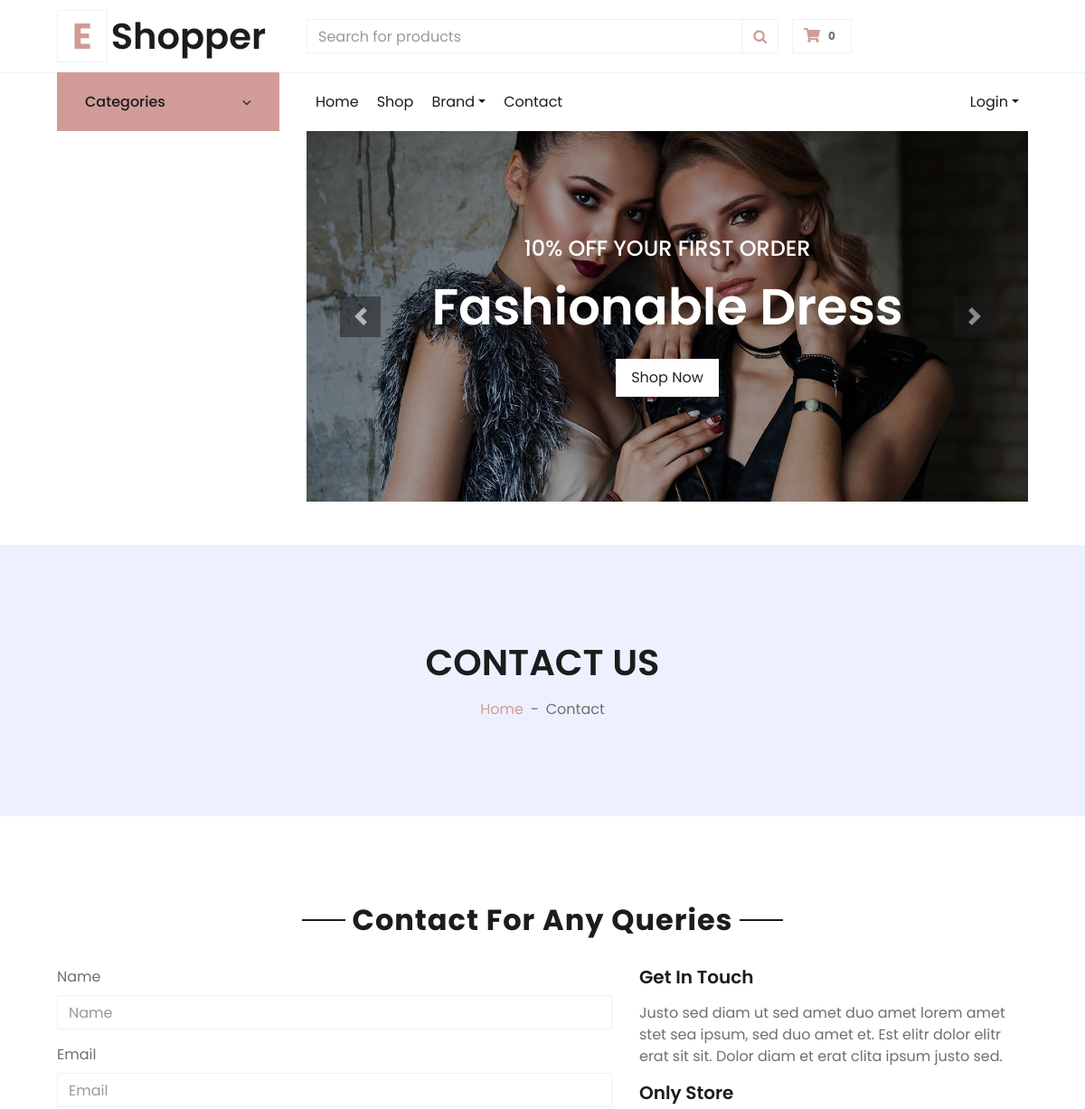
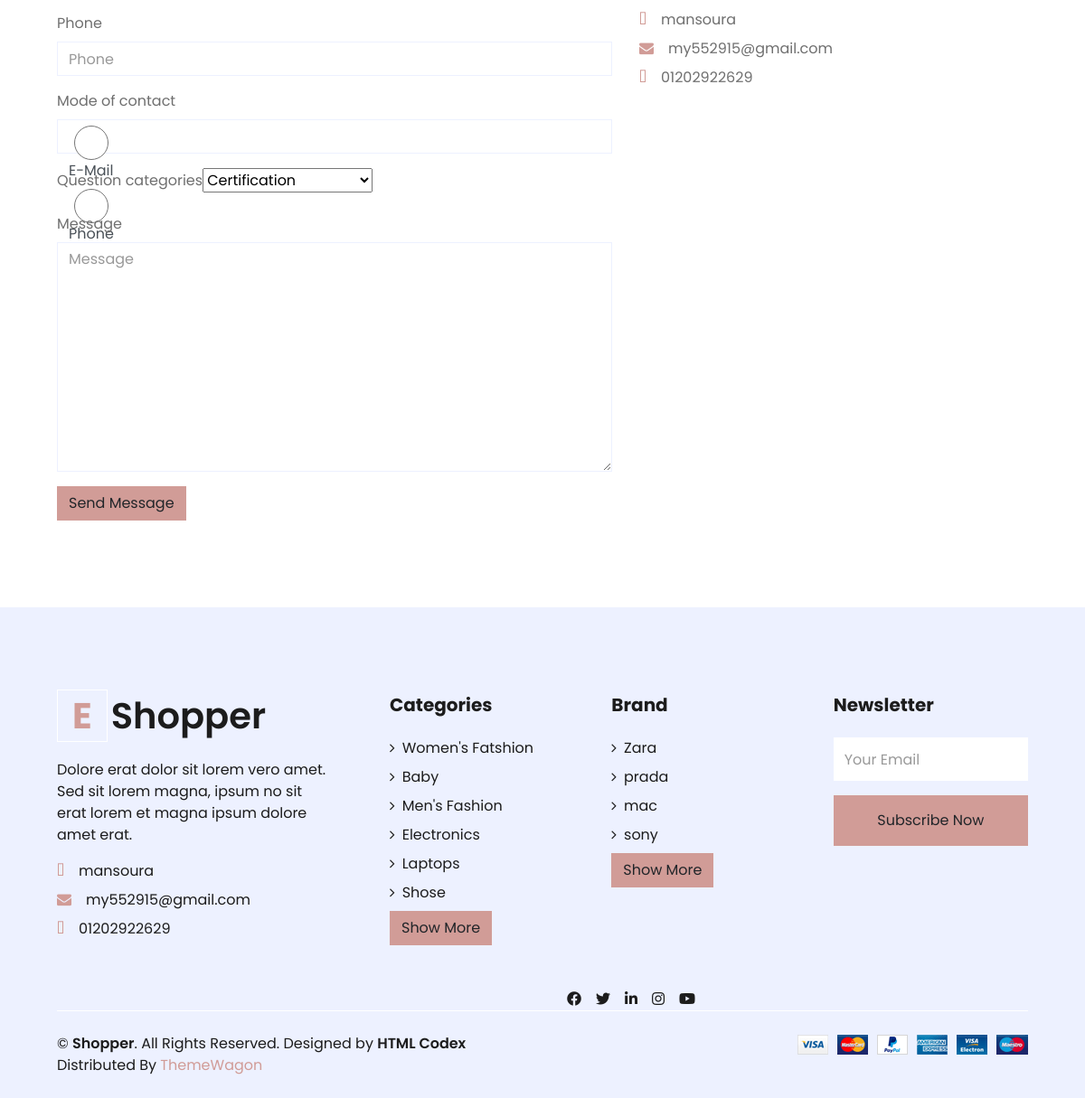
The app's page /contact with its own data (2 pictures, top to bottom).
### settings/models.py (models this page shows, shortened)
class Info(models.Model):
    site_name = models.CharField( max_length=50)
    description = models.TextField(max_length=1000)
    phone = models.CharField( max_length=30 , null=True, blank=True)
    email = models.EmailField( max_length=254 , null=True, blank=True)
    address = models.CharField( max_length=50 , null=True, blank=True)
    image = models.ImageField(upload_to='settings/', null=True, blank=True )
    fb_link = models.URLField( max_length=200)
    twitter_link = models.URLField( max_length=200)
    instagram_link = models.URLField( max_length=200)

class Brand(models.Model):
    BRDName = models.CharField(max_length=40)
    image = models.ImageField(upload_to='product/',blank=True, null=True)
    BRDDesc = models.TextField(blank=True, null=True)
    class Meta:
        verbose_name = _("Brand")
        verbose_name_plural = _("Brands")
    def __str__(self):
        return self.BRDName

### product/models.py (models this page shows)
class ProductCategory(models.Model):
    name = models.CharField(max_length=60)
    image = models.ImageField(upload_to='categoryimages/')
    def __str__(self):
        return self.name

### settings/views.py (the view, shortened to what this page needs)
# urls.py: path( 'contact',contact , name='contact' ),
def contact(request):
    site_info = Info.objects.last()
    form = ContactForm()
    context = {'form': form ,
               'site_info': site_info}
    return render(request,'settings/contact.html',context)

### settings/templates/settings/contact.html (shortened to what this page needs)
{% extends 'base.html' %}
{% load static %}
{% load django_bootstrap5 %}
{% block body %}
<div class="container-fluid bg-secondary mb-5">
    <div class="d-flex flex-column align-items-center justify-content-center" style="min-height: 300px">
        <h1 class="font-weight-semi-bold text-uppercase mb-3">Contact Us</h1>
        <div class="d-inline-flex">
            <p class="m-0"><a href="/">Home</a></p>
            <p class="m-0 px-2">-</p>
            <p class="m-0">Contact</p>
        </div>
    </div>
</div>
<div class="container-fluid pt-5">
    <div class="text-center mb-4">
        <h2 class="section-title px-5"><span class="px-2">Contact For Any Queries</span></h2>
    </div>
    <div class="row px-xl-5">
        <div class="col-lg-7 mb-5">
            <div class="contact-form">
                <form method="POST" enctype="multipart/form-data">
                    {% bootstrap_form form %}
                    {% bootstrap_button button_type="submit" content="Send Message" %}
                </form>
            </div>
        </div>
        <div class="col-lg-5 mb-5">
            <h5 class="font-weight-semi-bold mb-3">Get In Touch</h5>
            <p>Justo sed diam ut sed amet duo amet lorem amet stet sea ipsum, sed duo amet et. Est elitr dolor elitr
                erat sit sit. Dolor diam et erat clita ipsum justo sed.</p>
            <div class="d-flex flex-column mb-3">
                <h5 class="font-weight-semi-bold mb-3">Only Store </h5>
                <p class="mb-2"><i class="fa fa-map-marker-alt text-primary mr-3"></i>{{site_info.address}}</p>
                <p class="mb-2"><i class="fa fa-envelope text-primary mr-3"></i>{{site_info.email}}</p>
                <p class="mb-2"><i class="fa fa-phone-alt text-primary mr-3"></i>{{site_info.phone}}</p>
            </div>
        </div>
    </div>
</div>
{% endblock body %}

### templates/base.html (shortened to what this page needs)
{% load static %}
<!DOCTYPE html>
<html lang="en">
<head>
    <link href="https://cdnjs.cloudflare.com/ajax/libs/font-awesome/5.10.0/css/all.min.css" rel="stylesheet">
    <link rel="stylesheet" href="https://cdnjs.cloudflare.com/ajax/libs/font-awesome/4.7.0/css/font-awesome.min.css">
    <link href="{% static 'lib4/owlcarousel/assets/owl.carousel.min.css'%}" rel="stylesheet">
    <link href="{% static 'css4/style.css'%}" rel="stylesheet">
    <link href="{% static 'css4/review.css'%}" rel="stylesheet">
    <link href="{% static 'css4/custom.css'%}" rel="stylesheet">
</head>
<body>
    <div class="container-fluid">
        <div class="row align-items-center py-3 px-xl-5">
            <div class="col-lg-3 d-none d-lg-block">
                <a href="/" class="text-decoration-none">
                    <h1 class="m-0 display-5 font-weight-semi-bold"><span
                            class="text-primary font-weight-bold border px-3 mr-1">E</span>{{myfooter.site_name}}</h1>
                </a>
            </div>
            <div class="col-lg-6 col-6 text-left">
                <form action="{% url 'product:search' %}" method="GET">
                    <div class="input-group">
                        <input type="text" name="q" class="form-control" placeholder="Search for products">
                        <div class="input-group-append">
                            <span class="input-group-text bg-transparent text-primary">
                                <i class="fa fa-search"></i>
                            </span>
                        </div>
                    </div>
                </form>
            </div>
                <a href="{% url 'carts:cart'%}" class="btn border">
                    <i class="fas fa-shopping-cart text-primary"></i>
                    <span class="badge">{{cart_count}}</span>
                </a>
            </div>
        </div>
        <div class="container-fluid mb-5">
            <div class="row border-top px-xl-5">
                <div class="col-lg-3 d-none d-lg-block">
                    <a class="btn shadow-none d-flex align-items-center justify-content-between bg-primary text-white w-100"
                        data-toggle="collapse" href="#navbar-vertical"
                        style="height: 65px; margin-top: -1px; padding: 0 30px;">
                        <h6 class="m-0">Categories</h6>
                        <i class="fa fa-angle-down text-dark"></i>
                    </a>
                </div>
                <div class="col-lg-9">
                    <nav class="navbar navbar-expand-lg bg-light navbar-light py-3 py-lg-0 px-0">
                        <div class="collapse navbar-collapse justify-content-between" id="navbarCollapse">
                            <div class="navbar-nav mr-auto py-0">
                                <a href="/" class="nav-item nav-link ">Home</a>
                                <a href="{% url 'product:product_list'%}" class="nav-item nav-link">Shop</a>
                                <div class="nav-item dropdown">
                                    <a href="#" class="nav-link dropdown-toggle " data-toggle="dropdown">Brand</a>
                                </div>
                                <a href="{% url 'settings:contact'%}" class="nav-item nav-link">Contact</a>
                            </div>
                            <div class="navbar-nav ml-auto py-0">
                                {% if request.user.is_authenticated %}
                                <div class="nav-item dropdown">
                                    <a href="#" class="nav-link dropdown-toggle" data-toggle="dropdown">Profile</a>
                                    <div class="dropdown-menu rounded-0 m-0">
                                        <a href="{% url 'accounts:profile' %}" class="dropdown-item">Profile</a>
                                        <a href="{% url 'accounts:user_favourites' %}"
                                            class="dropdown-item">Favourit</a>
                                            <a href="{% url 'accounts:orders' %}"
                                            class="dropdown-item">Orders</a>
                                            <a href="{% url 'password_change' %}" class="dropdown-item">Change Password</a>
                                            <a href="{% url 'accounts:forgotPassword' %}" class="dropdown-item">Rest Password</a>
                                            <a href="{% url 'logout' %}" class="dropdown-item">Logout</a>
                                    </div>
                                </div>
                                {% else %}
                                <div class="nav-item dropdown">
                                    <a href="#" class="nav-link dropdown-toggle" data-toggle="dropdown">Login</a>
                                </div>
                                {% endif %}
                            </div>
                        </div>
                    </nav>
                    <div id="header-carousel" class="carousel slide" data-ride="carousel">
                        <div class="carousel-inner">
                            <div class="carousel-item active" style="height: 410px;">
                                <img class="img-fluid" src="{% static 'img4/carousel-1.jpg'%}" alt="Image">
                                <div
                                    class="carousel-caption d-flex flex-column align-items-center justify-content-center">
                                    <div class="p-3" style="max-width: 700px;">
                                        <h4 class="text-light text-uppercase font-weight-medium mb-3">10% Off Your First
                                            Order</h4>
                                        <h3 class="display-4 text-white font-weight-semi-bold mb-4">Fashionable Dress
                                        </h3>
                                        <a href="{%url 'product:product_list'%}" class="btn btn-light py-2 px-3">Shop
                                            Now</a>
                                    </div>
                                </div>
                            </div>
                        </div>
                        <a class="carousel-control-prev" href="#header-carousel" data-slide="prev">
                            <div class="btn btn-dark" style="width: 45px; height: 45px;">
                                <span class="carousel-control-prev-icon mb-n2"></span>
                            </div>
                        </a>
                        <a class="carousel-control-next" href="#header-carousel" data-slide="next">
                            <div class="btn btn-dark" style="width: 45px; height: 45px;">
                                <span class="carousel-control-next-icon mb-n2"></span>
                            </div>
                        </a>
                    </div>
                </div>
            </div>
        </div>
        {% block body %}
        {% endblock body %}
        <div class="container-fluid bg-secondary text-dark mt-5 pt-5">
            <div class="row px-xl-5 pt-5">
                <div class="col-lg-4 col-md-12 mb-5 pr-3 pr-xl-5">
                    <a href="/" class="text-decoration-none">
                        <h1 class="mb-4 display-5 font-weight-semi-bold"><span
                                class="text-primary font-weight-bold border border-white px-3 mr-1">E</span>{{myfooter.site_name}}
                        </h1>
                    </a>
                    <p>{{myfooter.description}}</p>
                    <p class="mb-2"><i class="fa fa-map-marker-alt text-primary mr-3"></i>{{myfooter.address}}</p>
                    <p class="mb-2"><i class="fa fa-envelope text-primary mr-3"></i>{{myfooter.email}}</p>
                    <p class="mb-0"><i class="fa fa-phone-alt text-primary mr-3"></i>{{myfooter.phone}}</p>
                </div>
                <div class="col-lg-8 col-md-12">
                    <div class="row">
                        <div class="col-md-4 mb-5">
                            <h5 class="font-weight-bold text-dark mb-4">Categories</h5>
                            <div class="d-flex flex-column justify-content-start">
                                {% for category in categories_footer %}
                                <a class="text-dark mb-2" href="{% url 'product:product_by_category' category %}"><i
                                        class="fa fa-angle-right mr-2"></i>{{category}}</a>
                                {% endfor %}
                                <a href="{% url 'settings:category_list'  %}"><button type="button"
                                        class="btn btn-primary">Show
                                        More</button></a>
                            </div>
                        </div>
                        <div class="col-md-4 mb-5">
                            <h5 class="font-weight-bold text-dark mb-4">Brand</h5>
                            <div class="d-flex flex-column justify-content-start">
                                {% for brand in brands_footer  %}
                                <a class="text-dark mb-2" href="{%url 'product:product_by_brand' brand%}"><i
                                        class="fa fa-angle-right mr-2"></i>{{brand}}</a>
                                {% endfor %}
                                <a href="{% url 'settings:brand_list'  %}"><button type="button"
                                        class="btn btn-primary">Show
                                        More</button></a>
                            </div>
                        </div>
                        <div id="main_form_div" class="col-md-4 mb-5">
                            <h5 class="font-weight-bold text-dark mb-4">Newsletter</h5>
                            <form id="newsletters_form" action="{% url 'home:newsletter2' %}" method="POST">
                                <div class="form-group">
                                    <input type="email" name="emailinput" class="form-control border-0 py-4"
                                        placeholder="Your Email" required="required" />
                                </div>
                                <div>
                                    <button class="btn btn-primary btn-block border-0 py-3" type="submit">Subscribe
                                        Now</button>
                                </div>
                            </form>
                        </div>
                        <div class="col-lg-6 text-center text-lg-right">
                            <div class="d-inline-flex align-items-center">
                                <a class="text-dark px-2" href="{{myfooter.fb_link}}">
                                    <i class="fab fa-facebook-f"></i>
                                </a>
                                <a class="text-dark px-2" href="{{myfooter.twitter_link}}">
                                    <i class="fab fa-twitter"></i>
                                </a>
                                <a class="text-dark px-2" href="">
                                    <i class="fab fa-linkedin-in"></i>
                                </a>
                                <a class="text-dark px-2" href="">
                                    <i class="fab fa-instagram"></i>
                                </a>
                                <a class="text-dark pl-2" href="">
                                    <i class="fab fa-youtube"></i>
                                </a>
                            </div>
                        </div>
                    </div>
                </div>
            </div>
            <div class="row border-top border-light mx-xl-5 py-4">
                <div class="col-md-6 px-xl-0">
                    <p class="mb-md-0 text-center text-md-left text-dark">
                        &copy; <a class="text-dark font-weight-semi-bold" href="#">{{myfooter.site_name}}</a>. All
                        Rights
                        Reserved.
                        Designed
                        by
                        <a class="text-dark font-weight-semi-bold" href="https://htmlcodex.com">HTML Codex</a><br>
                        Distributed By <a href="https://themewagon.com" target="_blank">ThemeWagon</a>
                    </p>
                </div>
                <div class="col-md-6 px-xl-0 text-center text-md-right">
                    <img class="img-fluid" src="{% static 'img4/payments.png' %}" alt="">
                </div>
            </div>
        </div>
</body>
</html>

### records on screen
Info: site_name "Shopper", address "mansoura", email "my552915@gmail.com", phone "01202922629", description "Dolore erat dolor sit lorem vero amet. Sed sit lorem magna, ipsum no sit erat lorem et magna ipsum dolore amet erat."
ProductCategory: name "Women's Fatshion"
ProductCategory: name "Baby"
ProductCategory: name "Men's Fashion"
ProductCategory: name "Electronics"
ProductCategory: name "Laptops"
ProductCategory: name "Shose"
Brand: BRDName "Zara"
Brand: BRDName "prada"
Brand: BRDName "mac"
Brand: BRDName "sony"

### other values on screen
{{ cart_count }} "0"
